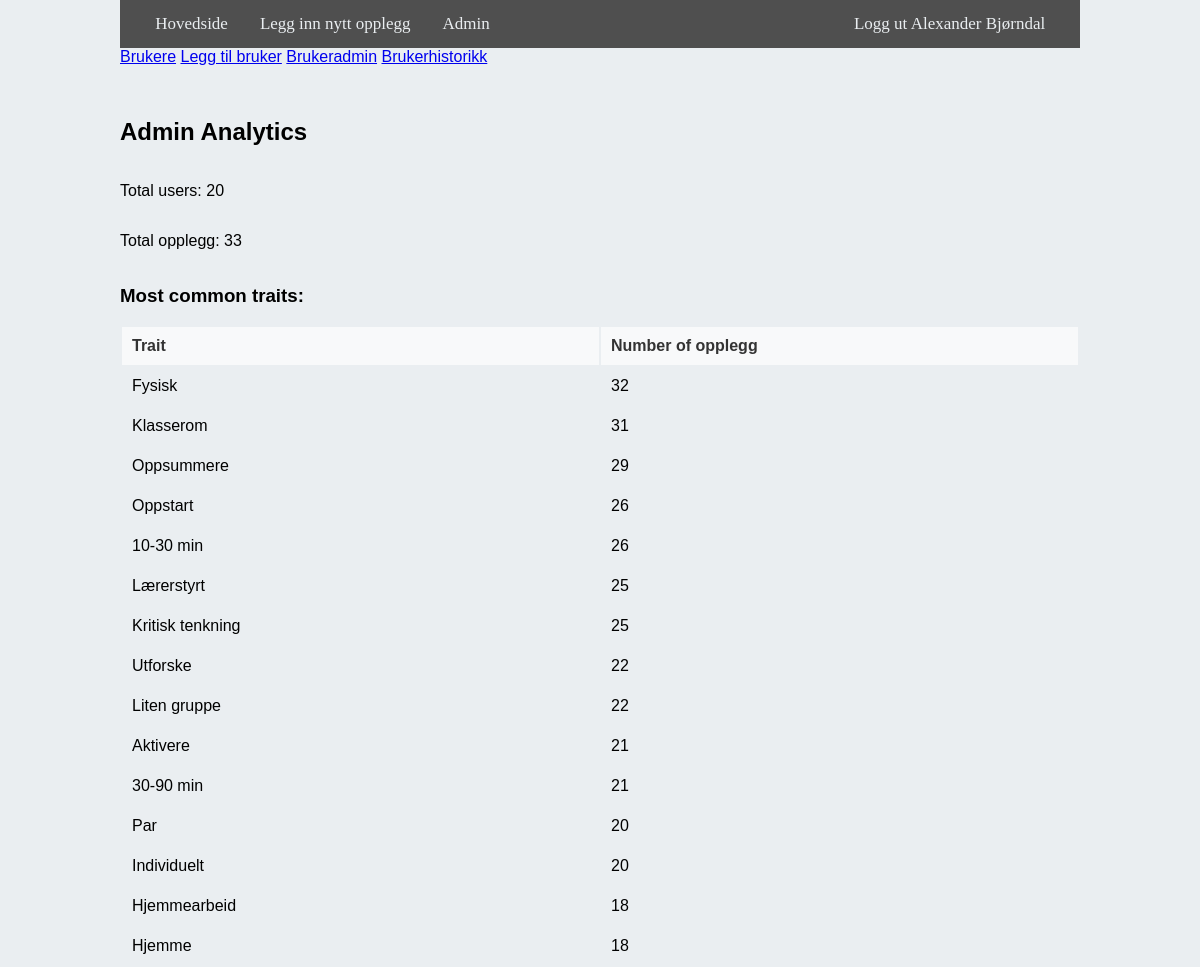
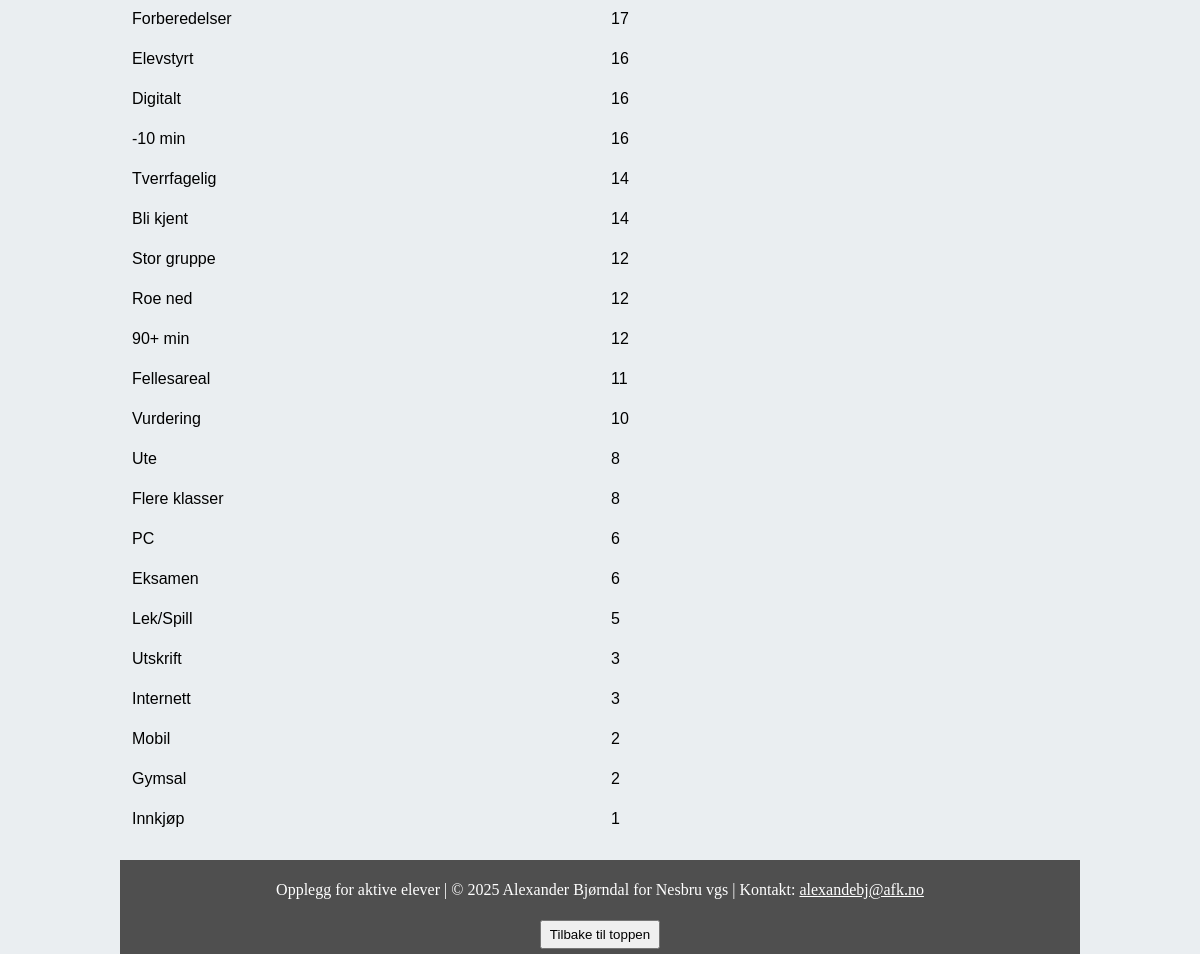
Page /admin/admin (signed in) on the committed database (2 pictures, top to bottom).
### website/models.py (models this page shows)
class User(db.Model, UserMixin):
    __tablename__ = 'user'
    id = db.Column(db.Integer, primary_key=True)
    email = db.Column(db.String(150), unique=True)
    password = db.Column(db.String(150))
    first_name = db.Column(db.String(150))
    role = db.Column(db.String(50), default='user')
    is_email_confirmed = db.Column(db.Boolean, default=False)
    is_temp_password = db.Column(db.Boolean, default=False)
    opplegg = db.relationship('Opplegg')
    favorites = db.relationship('Opplegg', secondary=opplegg_user_favorites, backref='user_favorite')
    comments = db.relationship('Comment', back_populates='user')

class Trait(db.Model):
    __tablename__ = 'trait'
    id = db.Column(db.Integer, primary_key=True)
    name = db.Column(db.String(100))
    klasse = db.Column(db.String(100))
    forklaring = db.Column(db.String(500))

### website/admin_bp.py (the view)
@admin_bp.route('/admin', methods=['GET'])
@login_required
def admin():
    if current_user.role != 'admin':
        abort(403)
    total_users = User.query.count()
    total_opplegg = Opplegg.query.count()
    from sqlalchemy import func
    trait_counts = (
        db.session.query(Trait.name, func.count(Opplegg.id))
        .join(Opplegg.traits)
        .group_by(Trait.name)
        .order_by(func.count(Opplegg.id).desc())
        .all()
    )
    return render_template(
        'admin/admin.html',
        total_users=total_users,
        total_opplegg=total_opplegg,
        trait_counts=trait_counts,
        user=current_user
    )

### website/views.py (called while the page is built)
@views.before_app_request
def track_visitor():
    ip = request.headers.get('X-Forwarded-For', request.remote_addr)
    if ip:
        visitor = Visitor.query.filter_by(ip=ip).first()
        if visitor:
            visitor.last_seen = datetime.now()
        else:
            db.session.add(Visitor(ip=ip))
        db.session.commit()

### website/templates/admin/admin.html
{% extends "base.html" %} {% block title %}Admin Dashboard{% endblock %} {%
block content %}
<div class="admin-buttons" style="margin-bottom: 2rem">
  <a class="btn btn-primary" href="{{ url_for('admin.brukere') }}">Brukere</a>
  <a class="btn btn-primary" href="{{ url_for('admin.add_bruker') }}"
    >Legg til bruker</a
  >
  <a class="btn btn-primary" href="{{ url_for('admin.admin_users') }}"
    >Brukeradmin</a
  >
  <a class="btn btn-primary" href="{{ url_for('admin.admin_stats') }}"
    >Brukerhistorikk</a
  >
</div>
<h2>Admin Analytics</h2>
<p>Total users: {{ total_users }}</p>
<p>Total opplegg: {{ total_opplegg }}</p>
<h3>Most common traits:</h3>
<table class="table">
  <thead>
    <tr>
      <th>Trait</th>
      <th>Number of opplegg</th>
    </tr>
  </thead>
  <tbody>
    {% for trait_name, count in trait_counts %}
    <tr>
      <td>{{ trait_name }}</td>
      <td>{{ count }}</td>
    </tr>
    {% endfor %}
  </tbody>
</table>
{% endblock %}

### website/templates/base.html (shortened to what this page needs)
<!DOCTYPE html>
<html>
  <head class="mainclass">
    <link
      href="https://cdnjs.cloudflare.com/ajax/libs/font-awesome/5.15.4/css/all.min.css"
      rel="stylesheet"
    />
    <link
      rel="stylesheet"
      href="{{ url_for('static', filename='home.css') }}"
    />
  </head>
  <body class="mainclass">
    <nav class="navbar">
      <div class="navbar-nav">
        <div style="margin-left: 2%">
          {% if user.role == 'admin' %}
          <a class="nav-item nav-link" id="home" href="/">Hovedside</a>
          <a
            class="nav-item nav-link"
            id="add_opplegg"
            href="{{ url_for('views.add_opplegg') }}"
            >Legg inn nytt opplegg</a
          ><a
            class="nav-item nav-link"
            id="admin_dashboard"
            href="{{ url_for('admin.admin') }}"
            >Admin</a
          >
          <a
            class="nav-item nav-link"
            style="float: right; margin-right: 2%"
            id="logout"
            href="/logout"
          >
            Logg ut {{ user.first_name }}
          </a>
          {% endif %}
        </div>
      </div>
    </nav>
    <div class="container">{% block content %}{% endblock %}</div>
    <footer>
      <div class="footer-content">
        <p>
          Opplegg for aktive elever | &copy;
          <span id="current-year"></span> Alexander Bjørndal for Nesbru vgs |
          Kontakt: <span id="email1"></span>
        </p>
      </div>
      <button id="back-to-top" onclick="window.scrollTo(0, 0)">
        Tilbake til toppen
      </button>
    </footer>
  </body>
</html>

### website/static/home.css (style rules this page uses)
html, body { height: 100%; margin: 0; display: flex; flex-direction: column; background: #eaeef1; scroll-behavior: smooth; }
.container { font-family: "Font Awesome 5 Free", Tahoma, Geneva, Verdana, sans-serif; flex: 1; display: grid; }
.mainclass { margin-left: 10%; margin-right: 10%; }
.navbar-nav { background-color: #4f4f4f; overflow: hidden; }
.navbar-nav a { float: left; display: block; color: #eaeef1; text-align: center; padding: 14px 16px; text-decoration: none; font-size: 17px; }
footer { background-color: #4f4f4f; color: #fff; text-align: center; padding: 5px 0; margin-top: 20px; }
#back-to-top { margin-top: 5px; padding: 5px 8px; cursor: pointer; }
.btn-primary { margin-top: 30px; }
table { width: 100%; table-layout: fixed; }
th, td { text-align: left; padding: 10px; vertical-align: middle; }
th { background-color: #f8f9fa; font-weight: bold; color: #333; }
tr { border-bottom: 1px solid #ddd; }

### rows in the picture
User: first_name "Alexander Bjørndal"
Trait: name "Fysisk", count "32"
Trait: name "Klasserom", count "31"
Trait: name "Oppsummere", count "29"
Trait: name "Oppstart", count "26"
Trait: name "10-30 min", count "26"
Trait: name "Lærerstyrt", count "25"
Trait: name "Kritisk tenkning", count "25"
Trait: name "Utforske", count "22"
Trait: name "Liten gruppe", count "22"
Trait: name "Aktivere", count "21"
Trait: name "30-90 min", count "21"
Trait: name "Par", count "20"
Trait: name "Individuelt", count "20"
Trait: name "Hjemmearbeid", count "18"
Trait: name "Hjemme", count "18"
Trait: name "Forberedelser", count "17"
Trait: name "Elevstyrt", count "16"
Trait: name "Digitalt", count "16"
Trait: name "-10 min", count "16"
Trait: name "Tverrfagelig", count "14"
Trait: name "Bli kjent", count "14"
Trait: name "Stor gruppe", id "12"
Trait: name "Roe ned", count "12"
Trait: name "90+ min", count "12"
Trait: name "Fellesareal", count "11"
Trait: name "Vurdering", count "10"
Trait: name "Ute", count "8"
Trait: name "Flere klasser", count "8"
Trait: name "Eksamen", count "6"
Trait: name "Lek/Spill", id "5"
Trait: name "Utskrift", count "3"
Trait: name "Internett", count "3"
Trait: name "Mobil", count "2"
Trait: name "Gymsal", count "2"
Trait: name "Innkjøp", count "1"

### other values in the picture
{{ total_users }} "20"
{{ total_opplegg }} "33"
{{ trait_name }} "PC"
{{ count }} "6"
